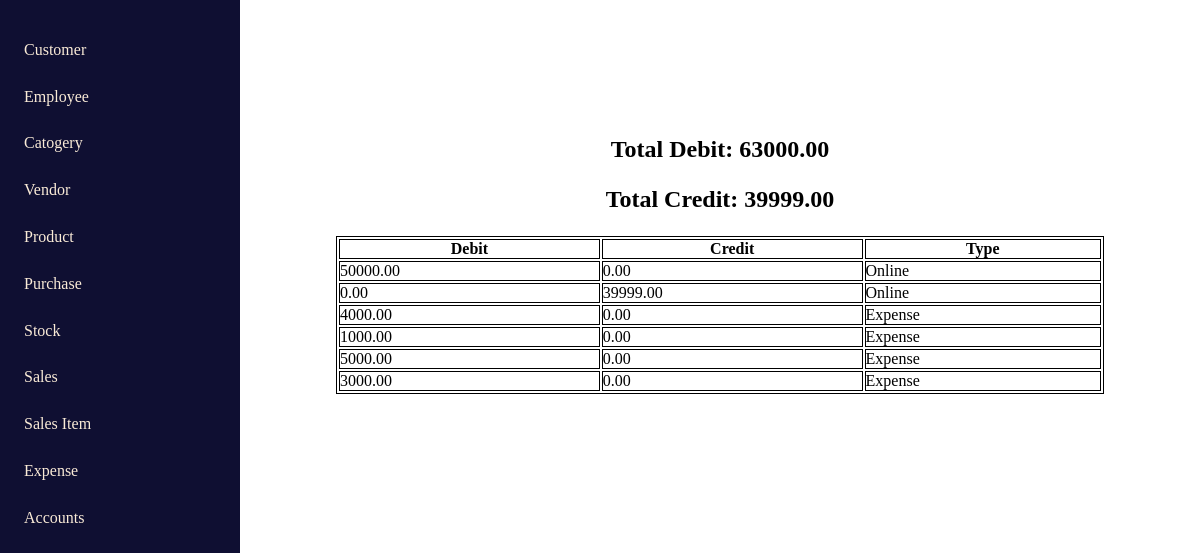
Before: /accounts with the older database file.
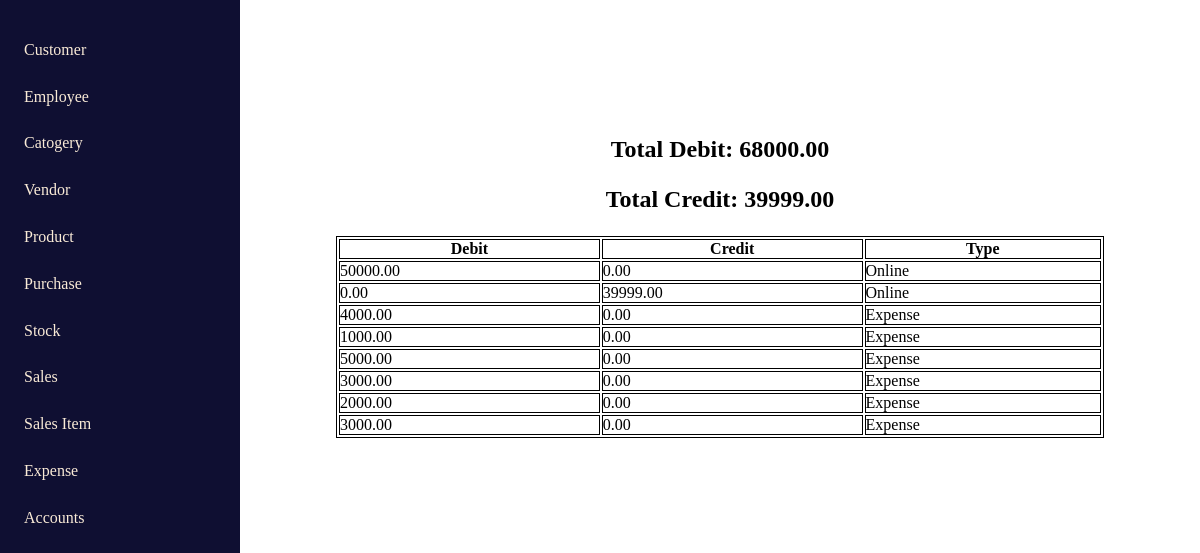
After: the same page with the newer database file.
### home/models.py (models this page shows, shortened)
class Transaction(models.Model):
    purchase = models.ForeignKey(purchaseFormData, on_delete=models.CASCADE, null=True, blank=True)
    sale = models.ForeignKey(SaleItem, on_delete=models.CASCADE, null=True, blank=True)
    debit = models.DecimalField(max_digits=10, decimal_places=2, default=0)
    credit = models.DecimalField(max_digits=10, decimal_places=2, default=0)
    type = models.CharField(max_length=200, default="Cash")
    date = models.DateField(auto_now_add=True)

class accountData(models.Model):
    date = models.DateField(auto_now_add=True)
    debit = models.DecimalField(max_digits=10, decimal_places=2, default=0)
    credit = models.DecimalField(max_digits=10, decimal_places=2, default=0)
    type = models.CharField(max_length=200, default="Cash")

### home/views.py (the view)
# urls.py: path('accounts', accounts, name='accounts'),
def accounts(request):
    transactions = Transaction.objects.all()
    account_data = accountData.objects.all()
    total_debit = sum(transaction.debit for transaction in transactions) + sum(data.debit for data in account_data)
    total_credit = sum(transaction.credit for transaction in transactions) + sum(data.credit for data in account_data)
    return render(request, 'accounts.html', {'transactions': transactions, 'account_data': account_data, 'total_debit': total_debit, 'total_credit': total_credit})

### templates/accounts.html (shortened to what this page needs)
{% extends "index.html" %}
{% block accounts_content %}
<div class="table_container">
    <div class="table_container2">
        <h2>Total Debit: {{total_debit}}</h2>
    </div>
    <div class="table_container3">
        <h2>Total Credit: {{total_credit}}</h2>
    </div>
<div class="table_container1">
    <table>
        <tbody>
            <th>Debit</th>
            <th>Credit</th>
            <th>Type</th>
        </tbody>
        <tbody>
            {% for transaction in transactions %}
            <tr>
                <td>{{transaction.debit}}</td>
                <td>{{transaction.credit}}</td>
                <td>{{transaction.type}}</td>
            </tr>
            {% endfor %}
            {% for data in account_data %}
            <tr>
                <td>{{data.debit}}</td>
                <td>{{data.credit}}</td>
                <td>{{data.type}}</td>
            </tr>
            {% endfor %}
        </tbody>
    </table>
</div>
</div>
{% endblock accounts_content %}

Changed rows visible on the page:
added accountData: debit "2000.00", credit "0.00", type "Expense"
added accountData: debit "3000.00", credit "0.00", type "Expense"
Other visible differences:
{{ total_debit }}: "63000.00" → "68000.00"
